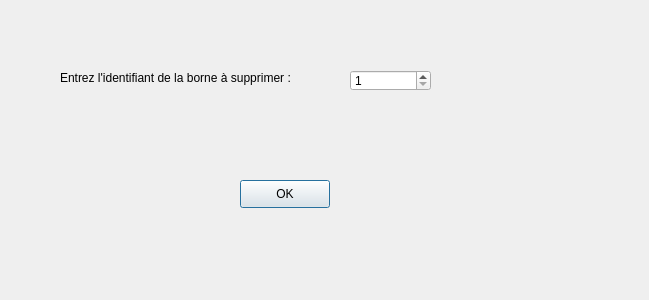
<?xml version="1.0" encoding="UTF-8"?>
<ui version="4.0">
 <class>SupprimeBorneInterface</class>
 <widget class="QDialog" name="SupprimeBorneInterface">
  <property name="geometry">
   <rect>
    <x>0</x>
    <y>0</y>
    <width>649</width>
    <height>300</height>
   </rect>
  </property>
  <property name="windowTitle">
   <string>SupprimeBorneInterface</string>
  </property>
  <widget class="QLabel" name="label">
   <property name="geometry">
    <rect>
     <x>60</x>
     <y>70</y>
     <width>271</width>
     <height>16</height>
    </rect>
   </property>
   <property name="text">
    <string>Entrez l'identifiant de la borne à supprimer :</string>
   </property>
  </widget>
  <widget class="QSpinBox" name="spinBoxIdentifiant">
   <property name="geometry">
    <rect>
     <x>350</x>
     <y>70</y>
     <width>81</width>
     <height>21</height>
    </rect>
   </property>
   <property name="minimum">
    <number>1</number>
   </property>
   <property name="maximum">
    <number>1000000</number>
   </property>
  </widget>
  <widget class="QPushButton" name="pushButtonOK">
   <property name="geometry">
    <rect>
     <x>240</x>
     <y>180</y>
     <width>90</width>
     <height>28</height>
    </rect>
   </property>
   <property name="text">
    <string>OK</string>
   </property>
  </widget>
 </widget>
 <resources/>
 <connections>
  <connection>
   <sender>pushButtonOK</sender>
   <signal>clicked()</signal>
   <receiver>SupprimeBorneInterface</receiver>
   <slot>accept()</slot>
   <hints>
    <hint type="sourcelabel">
     <x>284</x>
     <y>193</y>
    </hint>
    <hint type="destinationlabel">
     <x>324</x>
     <y>149</y>
    </hint>
   </hints>
  </connection>
 </connections>
</ui>
